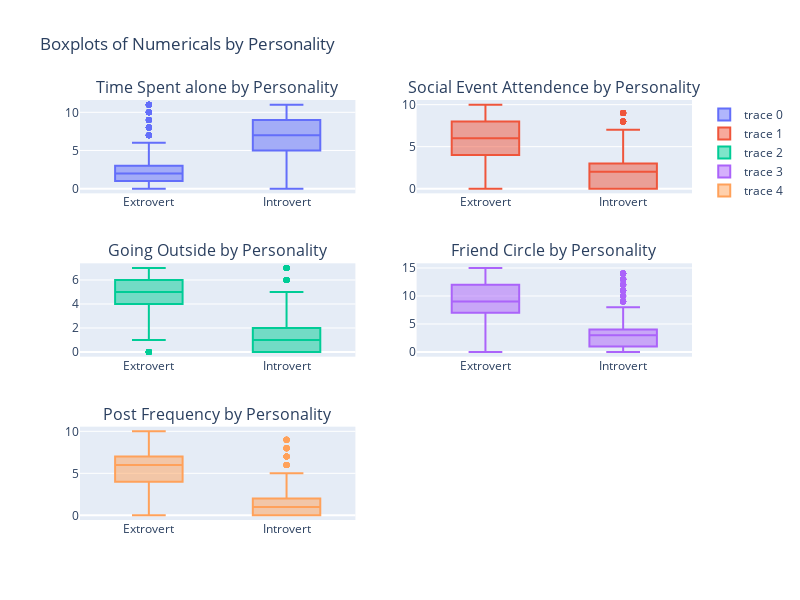

The code cell stored with this chart in its notebook:
### Markdown cell above
### Feature Distributions
Both groups (extrovert & introvert) are clearly different. However, there are more outliers in the introvert group, suggesting that some "introvert" individuals shared some extrovert features. Also notice that for social event attendance, friend circle size, and post frequency, the introvert boxplot appear to be more left-skewed and have a lower average.

### Code cell
from plotly.subplots import make_subplots
import plotly.graph_objects as go

numericals = [
    "Time_spent_Alone",
    "Social_event_attendance",
    "Going_outside",
    "Friends_circle_size",
    "Post_frequency",
]

fig = make_subplots(
    rows=3, cols=2,
    subplot_titles=(
        "Time Spent alone by Personality",
        "Social Event Attendence by Personality",
        "Going Outside by Personality",
        "Friend Circle by Personality",
        "Post Frequency by Personality"
    )
)

fig.add_trace(go.Box(x=ea_df["Personality"], y=ea_df["Time_spent_Alone"]), row=1, col=1)
fig.add_trace(go.Box(x=ea_df["Personality"], y=ea_df["Social_event_attendance"]), row=1, col=2)
fig.add_trace(go.Box(x=ea_df["Personality"], y=ea_df["Going_outside"]), row=2, col=1)
fig.add_trace(go.Box(x=ea_df["Personality"], y=ea_df["Friends_circle_size"]), row=2, col=2)
fig.add_trace(go.Box(x=ea_df["Personality"], y=ea_df["Post_frequency"]), row=3, col=1)

fig.update_layout(
    height=600, width=800,
    title_text="Boxplots of Numericals by Personality"
)
fig.show()

### Figure 1 — Plotly figure (JSON) as saved in the notebook; plotly's stock layout.template omitted (floating-point values rounded to 4 significant figures; data arrays with more than 128 entries replaced by an {"elided": "..."} marker saying what was removed)
{"data": [{"type": "box", "x": {"elided": "2900 str values"}, "xaxis": "x", "y": {"elided": "2900 float values"}, "yaxis": "y"}, {"type": "box", "x": {"elided": "2900 str values"}, "xaxis": "x2", "y": {"elided": "2900 float values"}, "yaxis": "y2"}, {"type": "box", "x": {"elided": "2900 str values"}, "xaxis": "x3", "y": {"elided": "2900 float values"}, "yaxis": "y3"}, {"type": "box", "x": {"elided": "2900 str values"}, "xaxis": "x4", "y": {"elided": "2900 float values"}, "yaxis": "y4"}, {"type": "box", "x": {"elided": "2900 str values"}, "xaxis": "x5", "y": {"elided": "2900 float values"}, "yaxis": "y5"}], "layout": {"annotations": [{"font": {"size": 16}, "showarrow": false, "text": "Time Spent alone by Personality", "x": 0.225, "xanchor": "center", "xref": "paper", "y": 1, "yanchor": "bottom", "yref": "paper"}, {"font": {"size": 16}, "showarrow": false, "text": "Social Event Attendence by Personality", "x": 0.775, "xanchor": "center", "xref": "paper", "y": 1, "yanchor": "bottom", "yref": "paper"}, {"font": {"size": 16}, "showarrow": false, "text": "Going Outside by Personality", "x": 0.225, "xanchor": "center", "xref": "paper", "y": 0.6111, "yanchor": "bottom", "yref": "paper"}, {"font": {"size": 16}, "showarrow": false, "text": "Friend Circle by Personality", "x": 0.775, "xanchor": "center", "xref": "paper", "y": 0.6111, "yanchor": "bottom", "yref": "paper"}, {"font": {"size": 16}, "showarrow": false, "text": "Post Frequency by Personality", "x": 0.225, "xanchor": "center", "xref": "paper", "y": 0.2222, "yanchor": "bottom", "yref": "paper"}], "height": 600, "title": {"text": "Boxplots of Numericals by Personality"}, "width": 800, "xaxis": {"anchor": "y", "domain": [0, 0.45]}, "xaxis2": {"anchor": "y2", "domain": [0.55, 1]}, "xaxis3": {"anchor": "y3", "domain": [0, 0.45]}, "xaxis4": {"anchor": "y4", "domain": [0.55, 1]}, "xaxis5": {"anchor": "y5", "domain": [0, 0.45]}, "xaxis6": {"anchor": "y6", "domain": [0.55, 1]}, "yaxis": {"anchor": "x", "domain": [0.7778, 1]}, "yaxis2": {"anchor": "x2", "domain": [0.7778, 1]}, "yaxis3": {"anchor": "x3", "domain": [0.3889, 0.6111]}, "yaxis4": {"anchor": "x4", "domain": [0.3889, 0.6111]}, "yaxis5": {"anchor": "x5", "domain": [0, 0.2222]}, "yaxis6": {"anchor": "x6", "domain": [0, 0.2222]}}}
